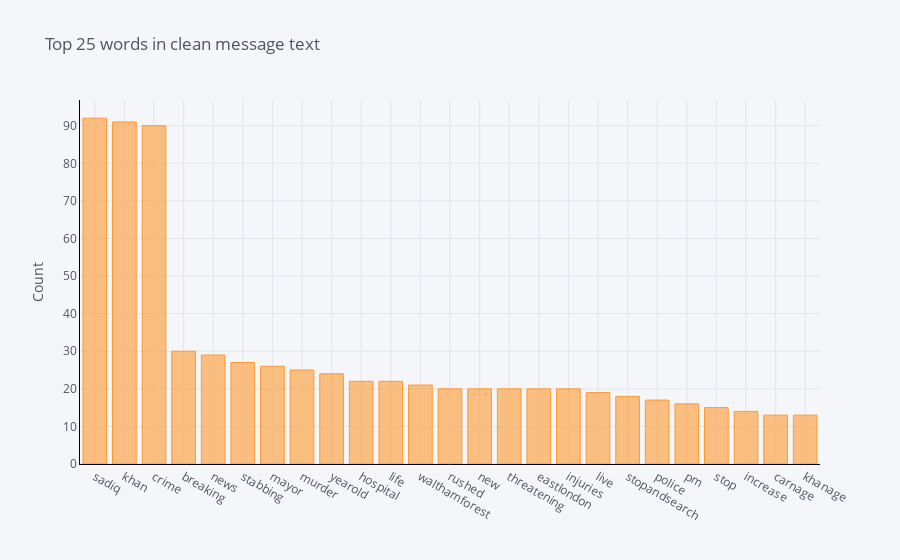
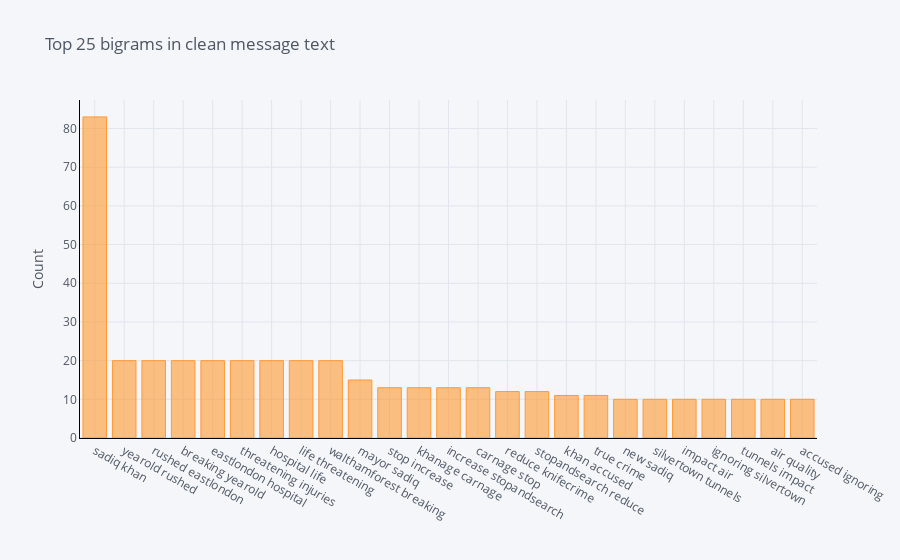
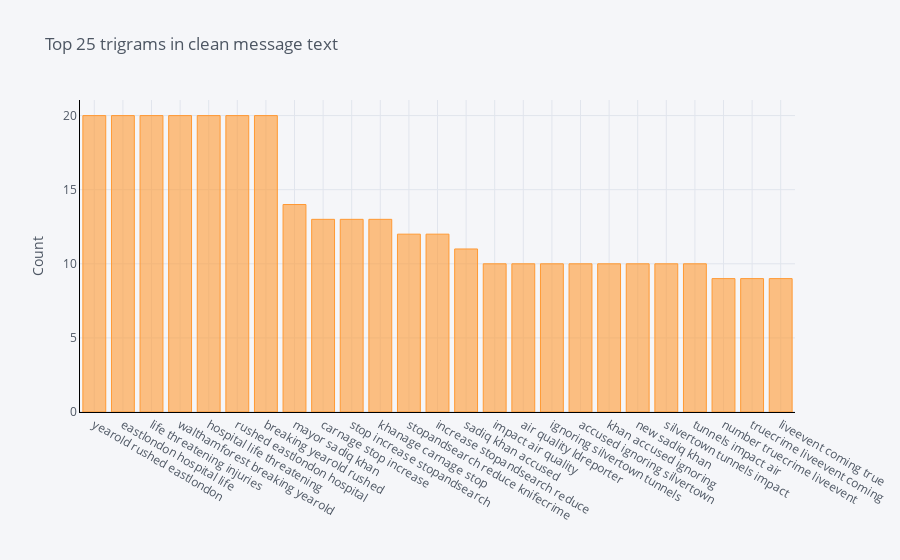

The notebook cell these images were saved under, in order:
### Code cell
tw_nlp.plot_ngrams(pruned_tweets[pruned_tweets.target==0], 'Clean_MessageText')

### Figure 1 — Plotly figure (JSON) as saved in the notebook; plotly's stock layout.template omitted (floating-point values rounded to 4 significant figures)
{"data": [{"marker": {"color": "rgba(255, 153, 51, 0.6)", "line": {"color": "rgba(255, 153, 51, 1.0)", "width": 1}}, "name": "count", "orientation": "v", "text": "", "type": "bar", "x": ["sadiq", "khan", "crime", "breaking", "news", "stabbing", "mayor", "murder", "yearold", "hospital", "life", "walthamforest", "rushed", "new", "threatening", "eastlondon", "injuries", "live", "stopandsearch", "police", "pm", "stop", "increase", "carnage", "khanage"], "y": [92, 91, 90, 30, 29, 27, 26, 25, 24, 22, 22, 21, 20, 20, 20, 20, 20, 19, 18, 17, 16, 15, 14, 13, 13]}], "layout": {"legend": {"bgcolor": "#F5F6F9", "font": {"color": "#4D5663"}}, "paper_bgcolor": "#F5F6F9", "plot_bgcolor": "#F5F6F9", "title": {"font": {"color": "#4D5663"}, "text": "Top 25 words in clean message text"}, "xaxis": {"gridcolor": "#E1E5ED", "linecolor": "black", "showgrid": true, "tickfont": {"color": "#4D5663"}, "title": {"font": {"color": "#4D5663"}, "text": ""}, "zerolinecolor": "#E1E5ED"}, "yaxis": {"gridcolor": "#E1E5ED", "linecolor": "black", "showgrid": true, "tickfont": {"color": "#4D5663"}, "title": {"font": {"color": "#4D5663"}, "text": "Count"}, "zerolinecolor": "#E1E5ED"}}}

### Figure 2 — Plotly figure (JSON) as saved in the notebook; plotly's stock layout.template omitted (floating-point values rounded to 4 significant figures)
{"data": [{"marker": {"color": "rgba(255, 153, 51, 0.6)", "line": {"color": "rgba(255, 153, 51, 1.0)", "width": 1}}, "name": "count", "orientation": "v", "text": "", "type": "bar", "x": ["sadiq khan", "yearold rushed", "rushed eastlondon", "breaking yearold", "eastlondon hospital", "threatening injuries", "hospital life", "life threatening", "walthamforest breaking", "mayor sadiq", "stop increase", "khanage carnage", "increase stopandsearch", "carnage stop", "reduce knifecrime", "stopandsearch reduce", "khan accused", "true crime", "new sadiq", "silvertown tunnels", "impact air", "ignoring silvertown", "tunnels impact", "air quality", "accused ignoring"], "y": [83, 20, 20, 20, 20, 20, 20, 20, 20, 15, 13, 13, 13, 13, 12, 12, 11, 11, 10, 10, 10, 10, 10, 10, 10]}], "layout": {"legend": {"bgcolor": "#F5F6F9", "font": {"color": "#4D5663"}}, "paper_bgcolor": "#F5F6F9", "plot_bgcolor": "#F5F6F9", "title": {"font": {"color": "#4D5663"}, "text": "Top 25 bigrams in clean message text"}, "xaxis": {"gridcolor": "#E1E5ED", "linecolor": "black", "showgrid": true, "tickfont": {"color": "#4D5663"}, "title": {"font": {"color": "#4D5663"}, "text": ""}, "zerolinecolor": "#E1E5ED"}, "yaxis": {"gridcolor": "#E1E5ED", "linecolor": "black", "showgrid": true, "tickfont": {"color": "#4D5663"}, "title": {"font": {"color": "#4D5663"}, "text": "Count"}, "zerolinecolor": "#E1E5ED"}}}

### Figure 3 — Plotly figure (JSON) as saved in the notebook; plotly's stock layout.template omitted (floating-point values rounded to 4 significant figures)
{"data": [{"marker": {"color": "rgba(255, 153, 51, 0.6)", "line": {"color": "rgba(255, 153, 51, 1.0)", "width": 1}}, "name": "count", "orientation": "v", "text": "", "type": "bar", "x": ["yearold rushed eastlondon", "eastlondon hospital life", "life threatening injuries", "walthamforest breaking yearold", "hospital life threatening", "rushed eastlondon hospital", "breaking yearold rushed", "mayor sadiq khan", "carnage stop increase", "stop increase stopandsearch", "khanage carnage stop", "stopandsearch reduce knifecrime", "increase stopandsearch reduce", "sadiq khan accused", "impact air quality", "air quality ldreporter", "ignoring silvertown tunnels", "accused ignoring silvertown", "khan accused ignoring", "new sadiq khan", "silvertown tunnels impact", "tunnels impact air", "number truecrime liveevent", "truecrime liveevent coming", "liveevent coming true"], "y": [20, 20, 20, 20, 20, 20, 20, 14, 13, 13, 13, 12, 12, 11, 10, 10, 10, 10, 10, 10, 10, 10, 9, 9, 9]}], "layout": {"legend": {"bgcolor": "#F5F6F9", "font": {"color": "#4D5663"}}, "paper_bgcolor": "#F5F6F9", "plot_bgcolor": "#F5F6F9", "title": {"font": {"color": "#4D5663"}, "text": "Top 25 trigrams in clean message text"}, "xaxis": {"gridcolor": "#E1E5ED", "linecolor": "black", "showgrid": true, "tickfont": {"color": "#4D5663"}, "title": {"font": {"color": "#4D5663"}, "text": ""}, "zerolinecolor": "#E1E5ED"}, "yaxis": {"gridcolor": "#E1E5ED", "linecolor": "black", "showgrid": true, "tickfont": {"color": "#4D5663"}, "title": {"font": {"color": "#4D5663"}, "text": "Count"}, "zerolinecolor": "#E1E5ED"}}}
